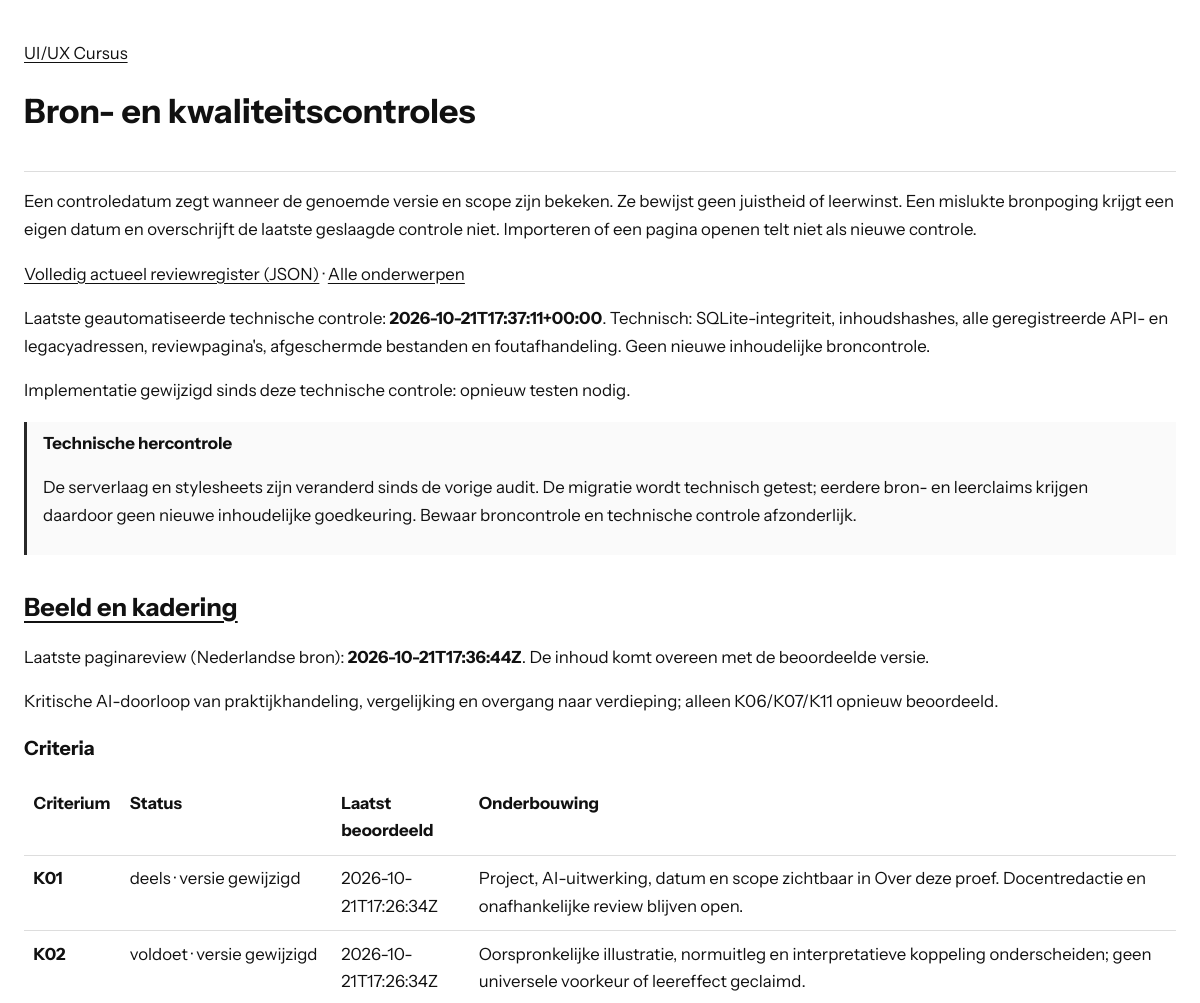
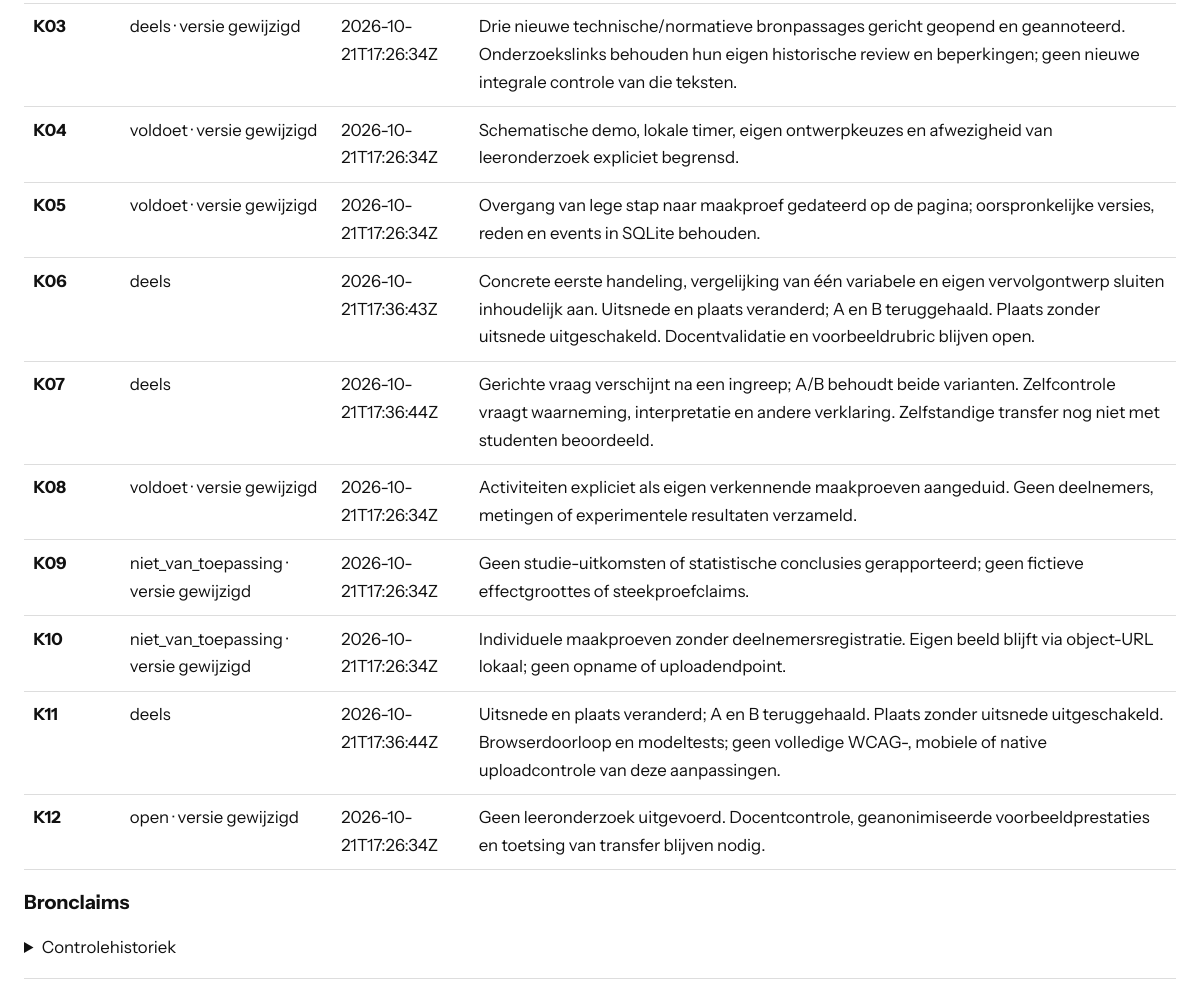
Page /checks.php?topic=herkennen on the committed database (2 pictures, top to bottom).
### tables this page shows
CREATE TABLE metadata (key TEXT PRIMARY KEY, value TEXT NOT NULL);

CREATE TABLE criterion_checks (
    topic_id TEXT NOT NULL REFERENCES topics(id), criterion TEXT NOT NULL,
    status TEXT NOT NULL, evidence TEXT NOT NULL, last_checked_at TEXT,
    checked_hash TEXT NOT NULL, PRIMARY KEY(topic_id,criterion)
);

### lib/course.php (called while the page is built, shortened)
<?php
function course_decode(string $value): array
{
    return json_decode($value, true, 512, JSON_THROW_ON_ERROR);
}
function course_meta(PDO $db, string $key): array
{
    $q = $db->prepare('SELECT value FROM metadata WHERE key = ?');
    $q->execute([$key]);
    $value = $q->fetchColumn();
    return $value === false ? [] : course_decode($value);
}
function course_topics(PDO $db): array
{
    $q = $db->prepare('SELECT id, metadata_json FROM topics ORDER BY position');
    $q->execute();
    return array_map(static function (array $row): array {
        $topic = course_decode($row['metadata_json']);
        $topic['contentFile'] = 'api.php?resource=content&id=' . rawurlencode($row['id']) . '&lang=nl';
        return $topic;
    }, $q->fetchAll());
}
function course_review(PDO $db, string $id): ?array
{
    $q = $db->prepare('SELECT p.*, c.content_hash FROM page_reviews p JOIN contents c ON c.topic_id=p.topic_id AND c.lang=? WHERE p.topic_id=?');
    $q->execute(['nl', $id]);
    $row = $q->fetch();
    $review = course_decode($row['review_json']);
    $review['review_language'] = 'nl';
    $review['last_checked_at'] = $row['last_checked_at'];
    $review['checked_hash'] = $row['checked_hash'];
    $review['current_hash'] = $row['content_hash'];
    $review['needs_content_review'] = $row['checked_hash'] !== $row['content_hash'];
    $q = $db->prepare('SELECT * FROM criterion_checks WHERE topic_id=? ORDER BY criterion');
    $q->execute([$id]);
    foreach ($q as $item) {
        $review['criteria'][$item['criterion']] = [
            'status' => $item['status'], 'evidence' => $item['evidence'],
            'last_checked_at' => $item['last_checked_at'], 'checked_hash' => $item['checked_hash'],
            'needs_review' => $item['checked_hash'] !== $row['content_hash'],
        ];
    }
    $q = $db->prepare('SELECT * FROM claims WHERE topic_id=? ORDER BY id');
    $q->execute([$id]);
    $review['claims'] = [];
    return $review;
}
function course_dependencies(PDO $db): array
{
    $expected = course_meta($db, 'audit')['dependency_hashes'] ?? [];
    $result = [];
    foreach ($expected as $file => $hash) {
        $path = COURSE_ROOT . '/' . $file;
        $current = is_file($path) ? hash_file('sha256', $path) : null;
        $result[] = ['file' => $file, 'checked_hash' => $hash, 'current_hash' => $current, 'needs_review' => $current !== $hash];
    }
    return $result;
}
function course_e(mixed $text): string
{
    return htmlspecialchars((string)$text, ENT_QUOTES | ENT_SUBSTITUTE, 'UTF-8');
}
function course_slug(mixed $value): ?string
{
    return is_string($value) && preg_match('/\A[a-z0-9]+(?:-[a-z0-9]+)*\z/D', $value) ? $value : null;
}

### checks.php (the view, shortened to what this page needs)
<?php
require_once __DIR__ . '/lib/course.php';
try {
    $db = course_db();
    $topics = course_topics($db);
    $selected = isset($_GET['topic']) ? course_slug($_GET['topic']) : null;
    $review = $selected !== null ? course_review($db, $selected) : null;
    $reviews = $selected === null ? course_reviews($db)['records'] : [$review];
} catch (Throwable $error) {
    error_log('Course checks: ' . $error->getMessage());
    http_response_code(503);
    exit('De controles zijn tijdelijk niet beschikbaar.');
}
?>
<!doctype html>
<html lang="nl"><head><meta charset="utf-8"><meta name="viewport" content="width=device-width,initial-scale=1">
<title>Bron- en kwaliteitscontroles - UI/UX Cursus</title><link rel="stylesheet" href="styles/checks.css?v=instrument1"></head>
<body><header><a href="index.php">UI/UX Cursus</a><h1>Bron- en kwaliteitscontroles</h1></header><main>
<p>Een controledatum zegt wanneer de genoemde versie en scope zijn bekeken. Ze bewijst geen juistheid of leerwinst. Een mislukte bronpoging krijgt een eigen datum en overschrijft de laatste geslaagde controle niet. Importeren of een pagina openen telt niet als nieuwe controle.</p>
<p><a href="api.php?resource=reviews">Volledig actueel reviewregister (JSON)</a> · <a href="checks.php">Alle onderwerpen</a></p>
<?php $technical = course_meta($db, 'technical_validation'); if ($technical): ?>
<p>Laatste geautomatiseerde technische controle: <strong><?= course_e($technical['validated_at']) ?></strong>. <?= course_e($technical['scope']) ?></p>
<?php $technicalChanged = array_filter($technical['file_hashes'], static fn(string $hash, string $file): bool => !is_file(COURSE_ROOT . '/' . $file) || hash_file('sha256', COURSE_ROOT . '/' . $file) !== $hash, ARRAY_FILTER_USE_BOTH); if ($technicalChanged): ?><p>Implementatie gewijzigd sinds deze technische controle: opnieuw testen nodig.</p><?php endif; ?>
<?php endif; ?>
<?php $changed = array_filter(course_dependencies($db), static fn(array $r): bool => $r['needs_review']); ?>
<?php if ($changed): ?><aside><strong>Technische hercontrole</strong><p>De serverlaag en stylesheets zijn veranderd sinds de vorige audit. De migratie wordt technisch getest; eerdere bron- en leerclaims krijgen daardoor geen nieuwe inhoudelijke goedkeuring. Bewaar broncontrole en technische controle afzonderlijk.</p></aside><?php endif; ?>
<?php foreach ($reviews as $item): ?>
<section><h2><a href="index.php?topic=<?= course_e($item['id']) ?>#<?= course_e($item['id']) ?>"><?= course_e(array_values(array_filter($topics, static fn(array $t): bool => $t['id'] === $item['id']))[0]['titel']) ?></a></h2>
<p>Laatste paginareview (Nederlandse bron): <strong><?= course_e($item['last_checked_at'] ?? 'nog niet gecontroleerd') ?></strong>. <?= !$item['last_checked_at'] ? 'Nog niet inhoudelijk beoordeeld.' : ($item['needs_content_review'] ? 'Inhoud gewijzigd sinds deze review: hercontrole nodig.' : 'De inhoud komt overeen met de beoordeelde versie.') ?></p>
<p><?= course_e($item['review_scope'] ?? '') ?></p>
<?php if ($selected === null): ?><p><a href="checks.php?topic=<?= course_e($item['id']) ?>">Bekijk criteria, bronclaims en controledatums</a></p><?php else: ?>
<h3>Criteria</h3><div class="table-scroll"><table><thead><tr><th>Criterium</th><th>Status</th><th>Laatst beoordeeld</th><th>Onderbouwing</th></tr></thead><tbody>
<?php foreach ($item['criteria'] as $key => $criterion): ?><tr><th><?= course_e($key) ?></th><td><?= course_e($criterion['status']) ?><?= !$criterion['last_checked_at'] ? ' · nog niet beoordeeld' : ($criterion['needs_review'] ? ' · versie gewijzigd' : '') ?></td><td><?= course_e($criterion['last_checked_at'] ?? 'onbekend') ?></td><td><?= course_e($criterion['evidence']) ?></td></tr><?php endforeach; ?>
</tbody></table></div><h3>Bronclaims</h3>
<details><summary>Controlehistoriek</summary></details>
<?php endif; ?></section>
<?php endforeach; ?>
</main></body></html>

### styles/checks.css (style rules this page uses)
:root { color-scheme: light; }
body { max-width: 76rem; margin: auto; padding: 1.5rem; color: #111; background: white; font: 1.05rem/1.65 "Instrument Sans",system-ui,sans-serif; }
h1,h2,h3,h4 { font-family: "Instrument Sans",system-ui,sans-serif; line-height: 1.25; overflow-wrap: anywhere; }
header,section,article { padding-block: 1rem; border-bottom: 1px solid #ddd; }
a { color: inherit; text-underline-offset: .2em; }
aside { border-left: 3px solid #292929; padding: .5rem 1rem; background: #fafafa; }
table { border-collapse: collapse; width: 100%; }
th,td { text-align: left; vertical-align: top; border-bottom: 1px solid #ddd; padding: .6rem; }
.table-scroll { overflow-x: auto; }
summary { cursor: pointer; }

### rows in the picture
metadata: value "2026-10-21T17:37:11+00:00", value "Technisch: SQLite-integriteit, inhoudshashes, alle geregistreerde API- en legacyadressen, reviewpagina's, afgeschermde bestanden en foutafhandeling. Geen nieuwe inhoudelijke broncontrole."
criterion_checks: key "K01", status "deels", shows "· versie gewijzigd", last_checked_at "2026-10-21T17:26:34Z", evidence "Project, AI-uitwerking, datum en scope zichtbaar in Over deze proef. Docentredactie en onafhankelijke review blijven open."
criterion_checks: key "K02", status "voldoet", shows "· versie gewijzigd", last_checked_at "2026-10-21T17:26:34Z", evidence "Oorspronkelijke illustratie, normuitleg en interpretatieve koppeling onderscheiden; geen universele voorkeur of leereffect geclaimd."
criterion_checks: key "K04", status "voldoet", shows "· versie gewijzigd", last_checked_at "2026-10-21T17:26:34Z", evidence "Schematische demo, lokale timer, eigen ontwerpkeuzes en afwezigheid van leeronderzoek expliciet begrensd."
criterion_checks: key "K05", status "voldoet", shows "· versie gewijzigd", last_checked_at "2026-10-21T17:26:34Z", evidence "Overgang van lege stap naar maakproef gedateerd op de pagina; oorspronkelijke versies, reden en events in SQLite behouden."
criterion_checks: key "K06", status "deels", last_checked_at "2026-10-21T17:36:43Z", evidence "Concrete eerste handeling, vergelijking van één variabele en eigen vervolgontwerp sluiten inhoudelijk aan. Uitsnede en plaats veranderd; A en B teruggehaald. Plaats zonder uitsnede uitgeschakeld. Docentvalidatie en voorbeeldrubric blijven open."
criterion_checks: key "K08", status "voldoet", shows "· versie gewijzigd", last_checked_at "2026-10-21T17:26:34Z", evidence "Activiteiten expliciet als eigen verkennende maakproeven aangeduid. Geen deelnemers, metingen of experimentele resultaten verzameld."
criterion_checks: key "K09", status "niet_van_toepassing", shows "· versie gewijzigd", last_checked_at "2026-10-21T17:26:34Z", evidence "Geen studie-uitkomsten of statistische conclusies gerapporteerd; geen fictieve effectgroottes of steekproefclaims."
criterion_checks: key "K10", status "niet_van_toepassing", shows "· versie gewijzigd", last_checked_at "2026-10-21T17:26:34Z", evidence "Individuele maakproeven zonder deelnemersregistratie. Eigen beeld blijft via object-URL lokaal; geen opname of uploadendpoint."
criterion_checks: key "K12", status "open", shows "· versie gewijzigd", last_checked_at "2026-10-21T17:26:34Z", evidence "Geen leeronderzoek uitgevoerd. Docentcontrole, geanonimiseerde voorbeeldprestaties en toetsing van transfer blijven nodig."

### other values in the picture
course_e($item['last_checked_at'] ?? 'nog niet gecontroleerd') "2026-10-21T17:36:44Z"
course_e($item['review_scope'] ?? '') "Kritische AI-doorloop van praktijkhandeling, vergelijking en overgang naar verdieping; alleen K06/K07/K11 opnieuw beoordeeld."
course_e($key) "K03"
course_e($criterion['status']) "deels"
course_e($criterion['last_checked_at'] ?? 'onbekend') "2026-10-21T17:26:34Z"
course_e($criterion['evidence']) "Drie nieuwe technische/normatieve bronpassages gericht geopend en geannoteerd. Onderzoekslinks behouden hun eigen historische review en beperkingen; geen nieuwe integrale controle van die teksten."
course_e($key) "K07"
course_e($criterion['last_checked_at'] ?? 'onbekend') "2026-10-21T17:36:44Z"
course_e($criterion['evidence']) "Gerichte vraag verschijnt na een ingreep; A/B behoudt beide varianten. Zelfcontrole vraagt waarneming, interpretatie en andere verklaring. Zelfstandige transfer nog niet met studenten beoordeeld."
course_e($key) "K11"
course_e($criterion['evidence']) "Uitsnede en plaats veranderd; A en B teruggehaald. Plaats zonder uitsnede uitgeschakeld. Browserdoorloop en modeltests; geen volledige WCAG-, mobiele of native uploadcontrole van deze aanpassingen."
